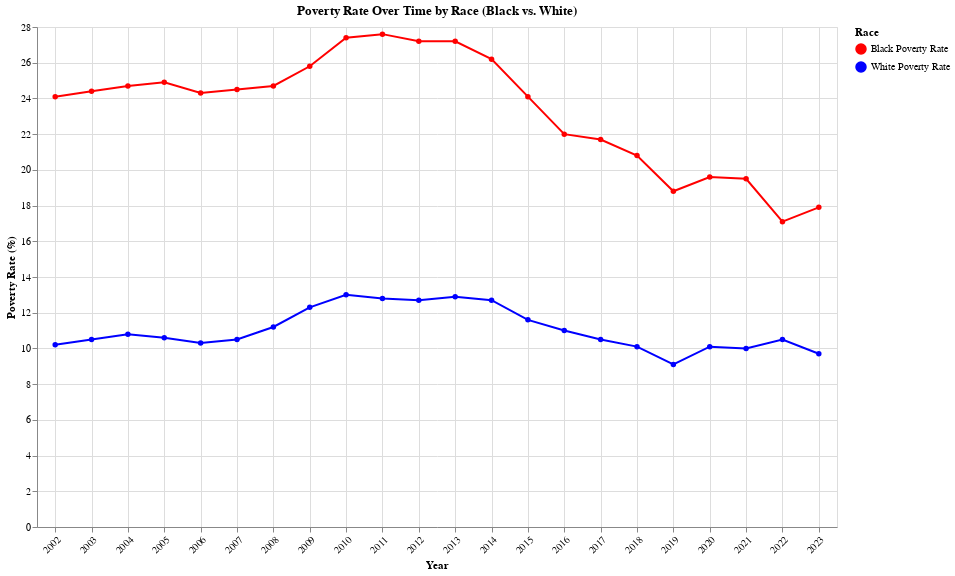

Here is the notebook cell this chart was saved with:
### Code cell
import pandas as pd
import altair as alt

black_poverty = pd.read_csv('poverty_black.csv')
white_poverty = pd.read_csv('poverty_white.csv')


black_poverty = black_poverty.rename(columns={
    'Year': 'Year',
    'Total_Below_Poverty_Percent': 'poverty_black'
})

white_poverty = white_poverty.rename(columns={
    'Year': 'Year',
    'Total_Below_Poverty_Percent': 'poverty_white'
})


poverty_data = pd.merge(black_poverty[['Year', 'poverty_black']],
                        white_poverty[['Year', 'poverty_white']],
                        on='Year')


poverty_melted = poverty_data.melt(
    id_vars=['Year'],
    value_vars=['poverty_black', 'poverty_white'],
    var_name='Race',
    value_name='Poverty_Rate'
)

poverty_melted['Race_Label'] = poverty_melted['Race'].map({
    'poverty_black': 'Black Poverty Rate',
    'poverty_white': 'White Poverty Rate'
})


color_scale = alt.Scale(
    domain=['Black Poverty Rate', 'White Poverty Rate'],
    range=['red', 'blue']
)

poverty_chart = alt.Chart(poverty_melted).mark_line(point=True).encode(
    x=alt.X('Year:O', title='Year', axis=alt.Axis(labelAngle=-45)),
    y=alt.Y('Poverty_Rate:Q', title='Poverty Rate (%)'),
    color=alt.Color('Race_Label:N', scale=color_scale, legend=alt.Legend(title="Race")),
    tooltip=['Year', 'Race_Label', 'Poverty_Rate']
).properties(
    width=800,
    height=500,
    title='Poverty Rate Over Time by Race (Black vs. White)'
)

final_poverty_chart = poverty_chart.configure(
    background="white"
).configure_axis(
    grid=True,
    labelColor="black",
    titleColor="black"
).configure_legend(
    labelColor="black",
    titleColor="black"
).configure_title(
    color="black"
)

final_poverty_chart.save("poverty_by_race.json")

final_poverty_chart

### Figure 1 — Vega-Lite specification as saved in the notebook (floating-point values rounded to 4 significant figures)
{"config": {"view": {"continuousWidth": 300, "continuousHeight": 300}, "axis": {"grid": true, "labelColor": "black", "titleColor": "black"}, "background": "white", "legend": {"labelColor": "black", "titleColor": "black"}, "title": {"color": "black"}}, "data": {"name": "data-0bca19d8e24148b0fb8364f012abda48"}, "mark": {"type": "line", "point": true}, "encoding": {"color": {"field": "Race_Label", "legend": {"title": "Race"}, "scale": {"domain": ["Black Poverty Rate", "White Poverty Rate"], "range": ["red", "blue"]}, "type": "nominal"}, "tooltip": [{"field": "Year", "type": "quantitative"}, {"field": "Race_Label", "type": "nominal"}, {"field": "Poverty_Rate", "type": "quantitative"}], "x": {"axis": {"labelAngle": -45}, "field": "Year", "title": "Year", "type": "ordinal"}, "y": {"field": "Poverty_Rate", "title": "Poverty Rate (%)", "type": "quantitative"}}, "height": 500, "title": "Poverty Rate Over Time by Race (Black vs. White)", "width": 800, "$schema": "https://vega.github.io/schema/vega-lite/v5.20.1.json", "datasets": {"data-0bca19d8e24148b0fb8364f012abda48": [{"Year": 2023, "Race": "poverty_black", "Poverty_Rate": 17.9, "Race_Label": "Black Poverty Rate"}, {"Year": 2022, "Race": "poverty_black", "Poverty_Rate": 17.1, "Race_Label": "Black Poverty Rate"}, {"Year": 2021, "Race": "poverty_black", "Poverty_Rate": 19.5, "Race_Label": "Black Poverty Rate"}, {"Year": 2020, "Race": "poverty_black", "Poverty_Rate": 19.6, "Race_Label": "Black Poverty Rate"}, {"Year": 2019, "Race": "poverty_black", "Poverty_Rate": 18.8, "Race_Label": "Black Poverty Rate"}, {"Year": 2018, "Race": "poverty_black", "Poverty_Rate": 20.8, "Race_Label": "Black Poverty Rate"}, {"Year": 2017, "Race": "poverty_black", "Poverty_Rate": 21.7, "Race_Label": "Black Poverty Rate"}, {"Year": 2016, "Race": "poverty_black", "Poverty_Rate": 22.0, "Race_Label": "Black Poverty Rate"}, {"Year": 2015, "Race": "poverty_black", "Poverty_Rate": 24.1, "Race_Label": "Black Poverty Rate"}, {"Year": 2014, "Race": "poverty_black", "Poverty_Rate": 26.2, "Race_Label": "Black Poverty Rate"}, {"Year": 2013, "Race": "poverty_black", "Poverty_Rate": 27.2, "Race_Label": "Black Poverty Rate"}, {"Year": 2012, "Race": "poverty_black", "Poverty_Rate": 27.2, "Race_Label": "Black Poverty Rate"}, {"Year": 2011, "Race": "poverty_black", "Poverty_Rate": 27.6, "Race_Label": "Black Poverty Rate"}, {"Year": 2010, "Race": "poverty_black", "Poverty_Rate": 27.4, "Race_Label": "Black Poverty Rate"}, {"Year": 2009, "Race": "poverty_black", "Poverty_Rate": 25.8, "Race_Label": "Black Poverty Rate"}, {"Year": 2008, "Race": "poverty_black", "Poverty_Rate": 24.7, "Race_Label": "Black Poverty Rate"}, {"Year": 2007, "Race": "poverty_black", "Poverty_Rate": 24.5, "Race_Label": "Black Poverty Rate"}, {"Year": 2006, "Race": "poverty_black", "Poverty_Rate": 24.3, "Race_Label": "Black Poverty Rate"}, {"Year": 2005, "Race": "poverty_black", "Poverty_Rate": 24.9, "Race_Label": "Black Poverty Rate"}, {"Year": 2004, "Race": "poverty_black", "Poverty_Rate": 24.7, "Race_Label": "Black Poverty Rate"}, {"Year": 2003, "Race": "poverty_black", "Poverty_Rate": 24.4, "Race_Label": "Black Poverty Rate"}, {"Year": 2002, "Race": "poverty_black", "Poverty_Rate": 24.1, "Race_Label": "Black Poverty Rate"}, {"Year": 2023, "Race": "poverty_white", "Poverty_Rate": 9.7, "Race_Label": "White Poverty Rate"}, {"Year": 2022, "Race": "poverty_white", "Poverty_Rate": 10.5, "Race_Label": "White Poverty Rate"}, {"Year": 2021, "Race": "poverty_white", "Poverty_Rate": 10.0, "Race_Label": "White Poverty Rate"}, {"Year": 2020, "Race": "poverty_white", "Poverty_Rate": 10.1, "Race_Label": "White Poverty Rate"}, {"Year": 2019, "Race": "poverty_white", "Poverty_Rate": 9.1, "Race_Label": "White Poverty Rate"}, {"Year": 2018, "Race": "poverty_white", "Poverty_Rate": 10.1, "Race_Label": "White Poverty Rate"}, {"Year": 2017, "Race": "poverty_white", "Poverty_Rate": 10.5, "Race_Label": "White Poverty Rate"}, {"Year": 2016, "Race": "poverty_white", "Poverty_Rate": 11.0, "Race_Label": "White Poverty Rate"}, {"Year": 2015, "Race": "poverty_white", "Poverty_Rate": 11.6, "Race_Label": "White Poverty Rate"}, {"Year": 2014, "Race": "poverty_white", "Poverty_Rate": 12.7, "Race_Label": "White Poverty Rate"}, {"Year": 2013, "Race": "poverty_white", "Poverty_Rate": 12.9, "Race_Label": "White Poverty Rate"}, {"Year": 2012, "Race": "poverty_white", "Poverty_Rate": 12.7, "Race_Label": "White Poverty Rate"}, {"Year": 2011, "Race": "poverty_white", "Poverty_Rate": 12.8, "Race_Label": "White Poverty Rate"}, {"Year": 2010, "Race": "poverty_white", "Poverty_Rate": 13.0, "Race_Label": "White Poverty Rate"}, {"Year": 2009, "Race": "poverty_white", "Poverty_Rate": 12.3, "Race_Label": "White Poverty Rate"}, {"Year": 2008, "Race": "poverty_white", "Poverty_Rate": 11.2, "Race_Label": "White Poverty Rate"}, {"Year": 2007, "Race": "poverty_white", "Poverty_Rate": 10.5, "Race_Label": "White Poverty Rate"}, {"Year": 2006, "Race": "poverty_white", "Poverty_Rate": 10.3, "Race_Label": "White Poverty Rate"}, {"Year": 2005, "Race": "poverty_white", "Poverty_Rate": 10.6, "Race_Label": "White Poverty Rate"}, {"Year": 2004, "Race": "poverty_white", "Poverty_Rate": 10.8, "Race_Label": "White Poverty Rate"}, {"Year": 2003, "Race": "poverty_white", "Poverty_Rate": 10.5, "Race_Label": "White Poverty Rate"}, {"Year": 2002, "Race": "poverty_white", "Poverty_Rate": 10.2, "Race_Label": "White Poverty Rate"}]}}
